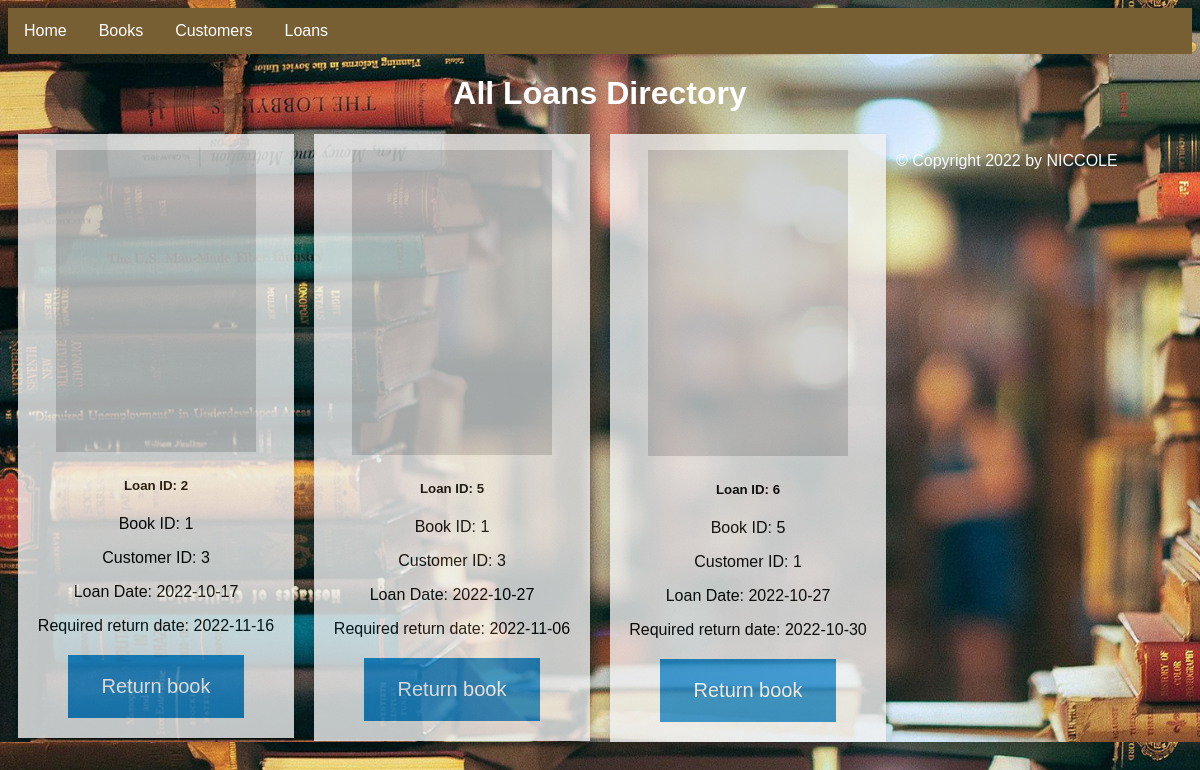
Page /loans on the committed database.
### app.py (models this page shows, shortened)
class Loans(db.Model):
    id = db.Column(db.Integer, primary_key=True)
    customer_id = db.Column(db.Integer, db.ForeignKey('customers.id'),
        nullable=False)
    book_id = db.Column(db.Integer, db.ForeignKey('books.id'),
        nullable=False)
    loan_date = db.Column(db.Integer, nullable=False)
    return_date = db.Column(db.Integer, nullable = False)

### app.py (the view)
@app.route("/loans")
def all_loans():
    return render_template('allLoans.html', loan_list = Loans.query.all())

### templates/allLoans.html
{% extends "layout.html" %}
{% block content %}
<h1 class="h1DisplayALL">All Loans Directory</h1>
{% for loan in loan_list %}
<div class="column">
    <div class="card">
      <img src="https://picsum.photos/200/30{{loan.id}}" class="card-img-top">
      <div class="card-body">
        <h5 class="card-title">Loan ID: {{loan.id}}</h5>
        <p class="card-text">Book ID: {{loan.book_id}}</p>
        <p class="card-text">Customer ID: {{loan.customer_id}}</p>
        <p class="card-text">Loan Date: {{loan.loan_date}}</p>
        <p class="card-text">Required return date: {{loan.return_date}}</p>
        <a class ="button" href="/returnloan/{{loan.id}}">Return book</a>
      </div>
    </div>
  </div>
  {% endfor %}
</div>
{% endblock %}

### templates/layout.html (style rules this page uses)
* { box-sizing: border-box; }
body { font-family: Arial, Helvetica, sans-serif; background-image: url(/static/books.jpg); background-size: cover; }
.column { float: left; width: 25%; padding: 0 10px; }
.card { box-shadow: 0 4px 8px 0 rgba(0, 0, 0, 0.2); padding: 16px; text-align: center; background-color: #f1f1f1; opacity: 0.8; }
.button { background-color: #1c87c9; border: none; color: white; padding: 20px 34px; text-align: center; text-decoration: none; display: inline-block; font-size: 20px; margin: 4px 2px; cursor: pointer; }
.h1DisplayALL { color: rgb(255, 255, 255); text-align: center; font-family: Arial, Helvetica, sans-serif; }

### rows in the picture
Loans: id "2", book_id "1", customer_id "3", loan_date "2022-10-17", return_date "2022-11-16"
Loans: id "5", book_id "1", customer_id "3", loan_date "2022-10-27", return_date "2022-11-06"
Loans: id "6", book_id "5", customer_id "1", loan_date "2022-10-27", return_date "2022-10-30"
